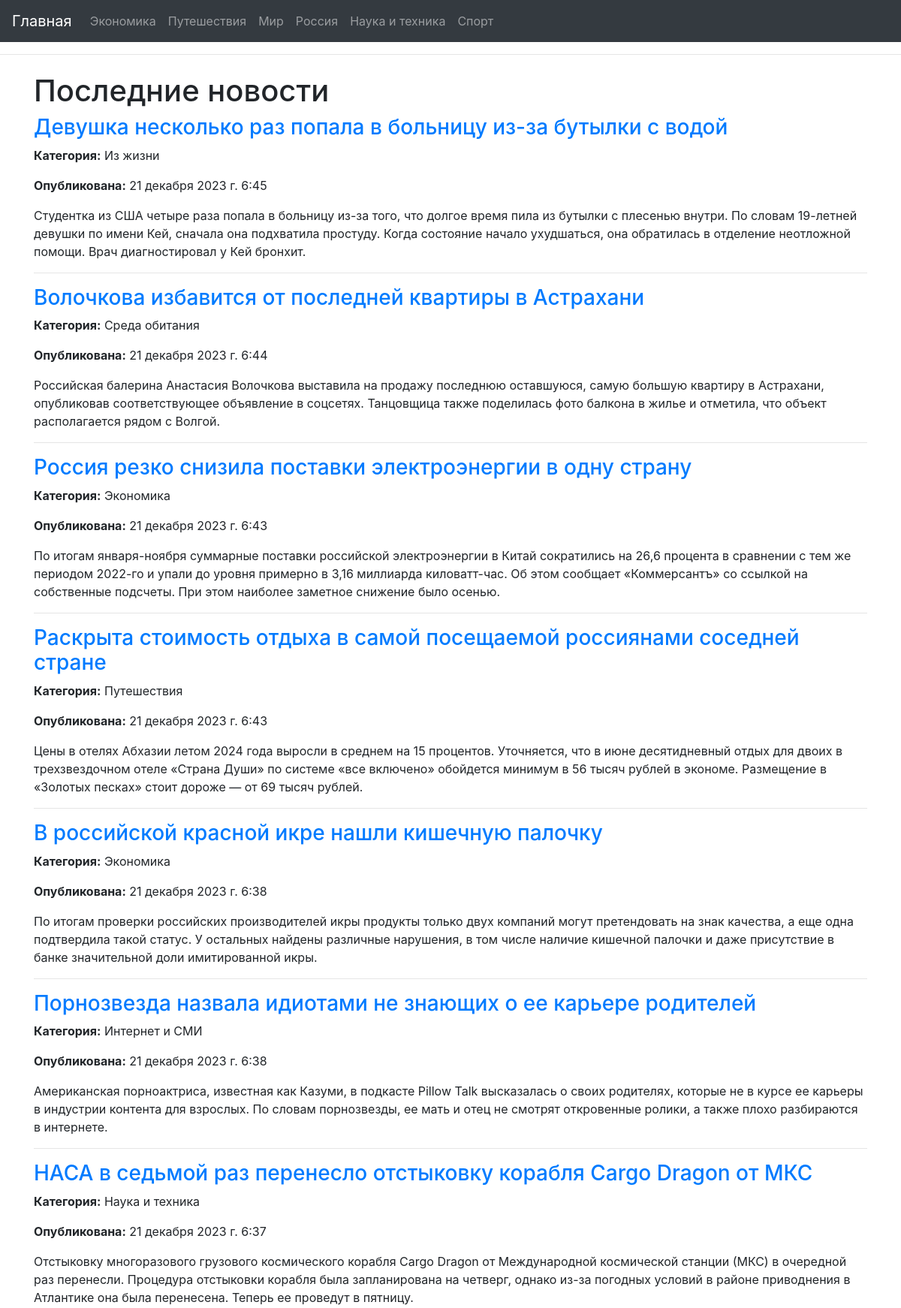
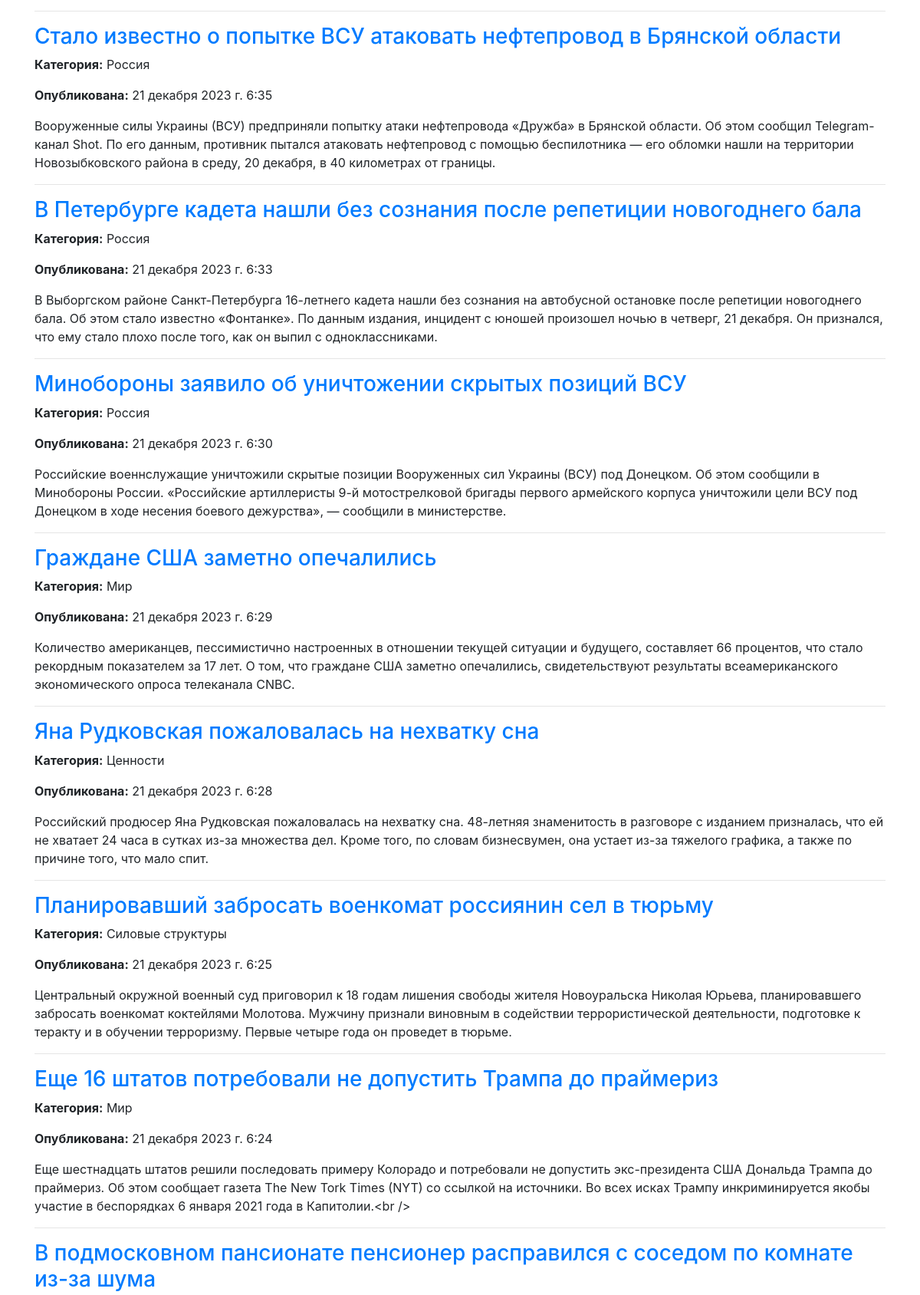
/home/ (upper part), run on the app's committed database (2 pictures, top to bottom).
### newsapp/models.py (models this page shows, shortened)
class News(models.Model):
    title = models.CharField(max_length=200)
    link = models.URLField()
    summary = models.TextField()
    published = models.DateTimeField()
    category = models.CharField(max_length=100)

### newsapp/views.py (the view)
# urls.py: 2. Add a URL to urlpatterns:  path('', views.home, name='home')
def home(request):
    all_news = News.objects.all().order_by('-published')
    paginator = Paginator(all_news, 20)
    page = request.GET.get('page', 1)
    try:
        news = paginator.page(page)
    except PageNotAnInteger:
        news = paginator.page(1)
    except EmptyPage:
        news = paginator.page(paginator.num_pages)
    return render(request, 'newsapp/home.html', {'news': news})

### templates/newsapp/home.html (shortened to what this page needs)
{% extends 'newsapp/base.html' %}
{% block content %}
  <h1>Последние новости</h1>
  {% for new in news %}
    <div class="news-item">
      <h3><a href="{{ new.link }}" target="_blank">{{ new.title }}</a></h3>
      <p><strong>Категория:</strong> {{ new.category }}</p>
      <p><strong>Опубликована:</strong> {{ new.published }}</p>
      <p>{{ new.summary }}</p>
    </div>
    <hr>
  {% endfor %}
{% endblock %}

### templates/newsapp/base.html (shortened to what this page needs)
<!DOCTYPE html>
<html lang="en">
<head>
    <link rel="stylesheet" href="https://stackpath.bootstrapcdn.com/bootstrap/4.3.1/css/bootstrap.min.css">
</head>
<body>
    <nav class="navbar navbar-expand-lg navbar-dark bg-dark">
        <a class="navbar-brand" href="/home">Главная</a>
        <div class="collapse navbar-collapse" id="navbarNav">
            <ul class="navbar-nav">
                <li><a class="nav-link" href="{% url 'news_by_category' 'economics' %}">Экономика</a></li>
                <li><a class="nav-link" href="{% url 'news_by_category' 'travel' %}">Путешествия</a></li>
                <li><a class="nav-link" href="{% url 'news_by_category' 'world' %}">Мир</a></li>
                <li><a class="nav-link" href="{% url 'news_by_category' 'russia' %}">Россия</a></li>
                <li><a class="nav-link" href="{% url 'news_by_category' 'tech' %}">Наука и техника</a></li>
                <li><a class="nav-link" href="{% url 'news_by_category' 'sport' %}">Спорт</a></li>
            </ul>
        </div>
    </nav>
<hr>
    <div class="container mt-4">
        {% block content %}{% endblock %}
    </div>
</body>
</html>

### data on the page
News: title "Девушка несколько раз попала в больницу из-за бутылки с водой", category "Из жизни", published "21 декабря 2023 г. 6:45", summary "Студентка из США четыре раза попала в больницу из-за того, что долгое время пила из бутылки с плесенью внутри. По словам 19-летней девушки по имени Кей, сначала она подхватила простуду. Когда состояние начало ухудшаться, она обратилась в отделение неотложной помощи. Врач диагностировал у Кей бронхит."
News: title "Волочкова избавится от последней квартиры в Астрахани", category "Среда обитания", published "21 декабря 2023 г. 6:44", summary "Российская балерина Анастасия Волочкова выставила на продажу последнюю оставшуюся, самую большую квартиру в Астрахани, опубликовав соответствующее объявление в соцсетях. Танцовщица также поделилась фото балкона в жилье и отметила, что объект располагается рядом с Волгой."
News: title "Россия резко снизила поставки электроэнергии в одну страну", category "Экономика", published "21 декабря 2023 г. 6:43", summary "По итогам января-ноября суммарные поставки российской электроэнергии в Китай сократились на 26,6 процента в сравнении с тем же периодом 2022-го и упали до уровня примерно в 3,16 миллиарда киловатт-час. Об этом сообщает «Коммерсантъ» со ссылкой на собственные подсчеты. При этом наиболее заметное снижение было осенью."
News: title "Раскрыта стоимость отдыха в самой посещаемой россиянами соседней стране", category "Путешествия", published "21 декабря 2023 г. 6:43", summary "Цены в отелях Абхазии летом 2024 года выросли в среднем на 15 процентов. Уточняется, что в июне десятидневный отдых для двоих в трехзвездочном отеле «Страна Души» по системе «все включено» обойдется минимум в 56 тысяч рублей в экономе. Размещение в «Золотых песках» стоит дороже — от 69 тысяч рублей."
News: title "В российской красной икре нашли кишечную палочку", category "Экономика", published "21 декабря 2023 г. 6:38", summary "По итогам проверки российских производителей икры продукты только двух компаний могут претендовать на знак качества, а еще одна подтвердила такой статус. У остальных найдены различные нарушения, в том числе наличие кишечной палочки и даже присутствие в банке значительной доли имитированной икры."
News: title "Порнозвезда назвала идиотами не знающих о ее карьере родителей", category "Интернет и СМИ", published "21 декабря 2023 г. 6:38", summary "Американская порноактриса, известная как Казуми, в подкасте Pillow Talk высказалась о своих родителях, которые не в курсе ее карьеры в индустрии контента для взрослых. По словам порнозвезды, ее мать и отец не смотрят откровенные ролики, а также плохо разбираются в интернете."
News: title "НАСА в седьмой раз перенесло отстыковку корабля Cargo Dragon от МКС", category "Наука и техника", published "21 декабря 2023 г. 6:37", summary "Отстыковку многоразового грузового космического корабля Cargo Dragon от Международной космической станции (МКС) в очередной раз перенесли. Процедура отстыковки корабля была запланирована на четверг, однако из-за погодных условий в районе приводнения в Атлантике она была перенесена. Теперь ее проведут в пятницу."
News: title "Стало известно о попытке ВСУ атаковать нефтепровод в Брянской области", category "Россия", published "21 декабря 2023 г. 6:35", summary "Вооруженные силы Украины (ВСУ) предприняли попытку атаки нефтепровода «Дружба» в Брянской области. Об этом сообщил Telegram-канал Shot. По его данным, противник пытался атаковать нефтепровод с помощью беспилотника — его обломки нашли на территории Новозыбковского района в среду, 20 декабря, в 40 километрах от границы."
News: title "В Петербурге кадета нашли без сознания после репетиции новогоднего бала", category "Россия", published "21 декабря 2023 г. 6:33", summary "В Выборгском районе Санкт-Петербурга 16-летнего кадета нашли без сознания на автобусной остановке после репетиции новогоднего бала. Об этом стало известно «Фонтанке». По данным издания, инцидент с юношей произошел ночью в четверг, 21 декабря. Он признался, что ему стало плохо после того, как он выпил с одноклассниками."
News: title "Минобороны заявило об уничтожении скрытых позиций ВСУ", category "Россия", published "21 декабря 2023 г. 6:30", summary "Российские военнслужащие уничтожили скрытые позиции Вооруженных сил Украины (ВСУ) под Донецком. Об этом сообщили в Минобороны России. «Российские артиллеристы 9-й мотострелковой бригады первого армейского корпуса уничтожили цели ВСУ под Донецком в ходе несения боевого дежурства», — сообщили в министерстве."
News: title "Граждане США заметно опечалились", category "Мир", published "21 декабря 2023 г. 6:29", summary "Количество американцев, пессимистично настроенных в отношении текущей ситуации и будущего, составляет 66 процентов, что стало рекордным показателем за 17 лет. О том, что граждане США заметно опечалились, свидетельствуют результаты всеамериканского экономического опроса телеканала CNBC."
News: title "Яна Рудковская пожаловалась на нехватку сна", category "Ценности", published "21 декабря 2023 г. 6:28", summary "Российский продюсер Яна Рудковская пожаловалась на нехватку сна. 48-летняя знаменитость в разговоре с изданием призналась, что ей не хватает 24 часа в сутках из-за множества дел. Кроме того, по словам бизнесвумен, она устает из-за тяжелого графика, а также по причине того, что мало спит."
News: title "Планировавший забросать военкомат россиянин сел в тюрьму", category "Силовые структуры", published "21 декабря 2023 г. 6:25", summary "Центральный окружной военный суд приговорил к 18 годам лишения свободы жителя Новоуральска Николая Юрьева, планировавшего забросать военкомат коктейлями Молотова. Мужчину признали виновным в содействии террористической деятельности, подготовке к теракту и в обучении терроризму. Первые четыре года он проведет в тюрьме."
News: title "Еще 16 штатов потребовали не допустить Трампа до праймериз", category "Мир", published "21 декабря 2023 г. 6:24", summary "Еще шестнадцать штатов решили последовать примеру Колорадо и потребовали не допустить экс-президента США Дональда Трампа до праймериз. Об этом сообщает газета The New Tork Times (NYT) со ссылкой на источники. Во всех исках Трампу инкриминируется якобы участие в беспорядках 6 января 2021 года в Капитолии.<br />"
News: title "В подмосковном пансионате пенсионер расправился с соседом по комнате из-за шума"
